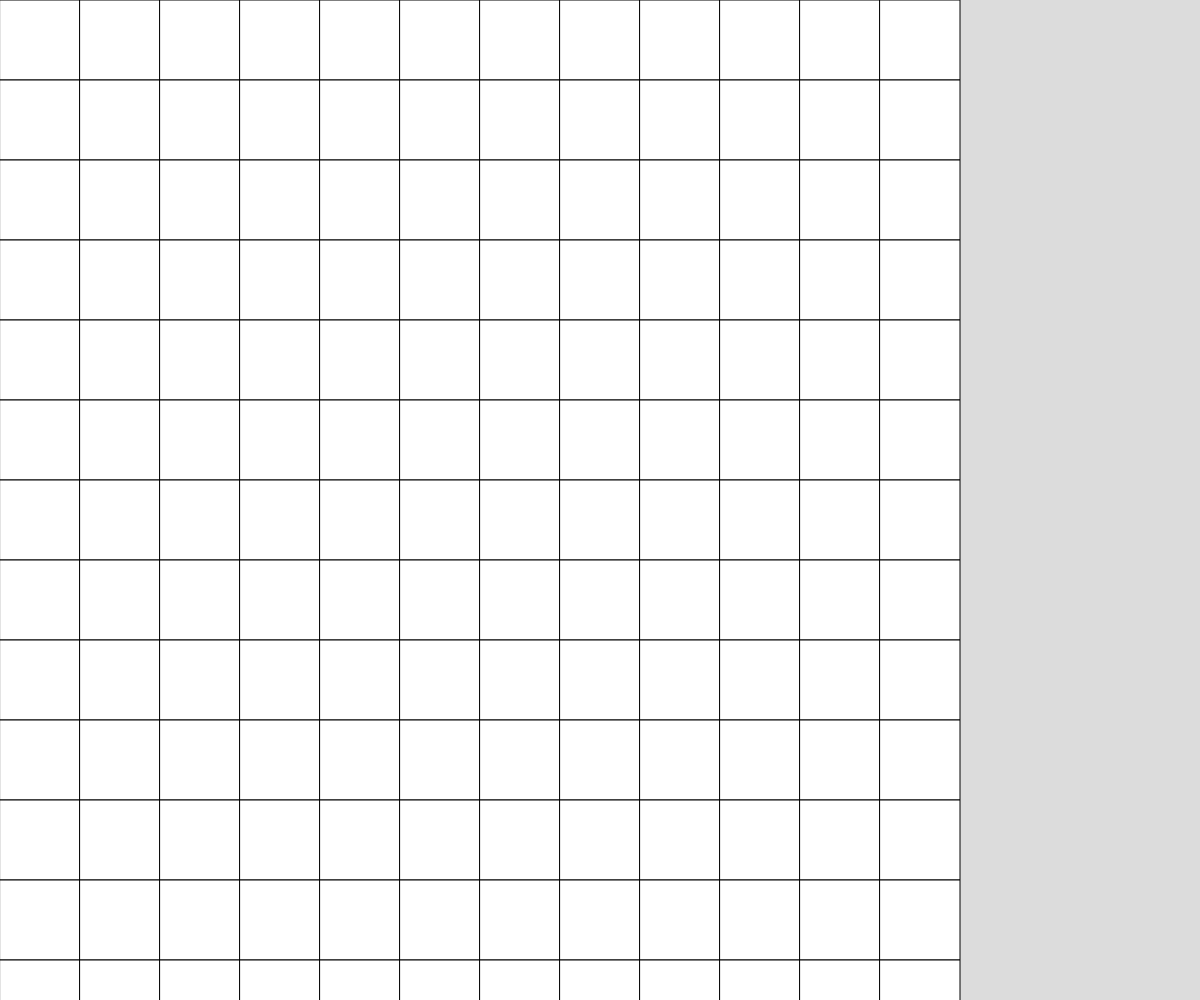
Frame 1 (no input)
Frame 60 (no input): identical to frame 1, image omitted
Frame 120 (the mouse pressed at the canvas centre since frame 60): identical to frame 1, image omitted

The p5.js sketch that drew this single still picture (run headless with seeded random() and noise() and a simulated clock; from frame 60 on, the mouse is pressed at the canvas centre):

// p5.js sketch
// ── sketch.js
// Grid Based Assignment 
// Winston George
// Date
//
// Extra for Experts:
// - describe what you did to take this project "above and beyond"

const CELL_SIZE = 80;
let grid;
let cols;
let rows;



function setup() {
  createCanvas(windowWidth, windowHeight);
  cols = Math.floor(width/CELL_SIZE);
  rows = Math.floor(height/CELL_SIZE);
  grid = generateRandomGrid(cols, rows);
}

function draw() {
  background(220);
  displayGrid();
}

function displayGrid() {
  for(let y = 0; y < cols; y ++) {
    for(let x = 0; x < rows; x ++) {
      if (grid[x][y] === 1) {
        fill ("black");
      }
      else if (grid[x][y] === 0) {
        fill("white");
      }
      square(x * CELL_SIZE, y * CELL_SIZE, CELL_SIZE);
    }
  }
}

function generateRandomGrid() {
  newGrid = [];
  for(let y = 0; y < rows; y++) {
    newGrid.push([]);
    for (let x = 0; x < cols; x ++) {
      if (random(1) < 1) {
        newGrid[y].push(0);
      }
      else {
        newGrid[y].push(1);
      }
    }
  }
  return newGrid;
}
